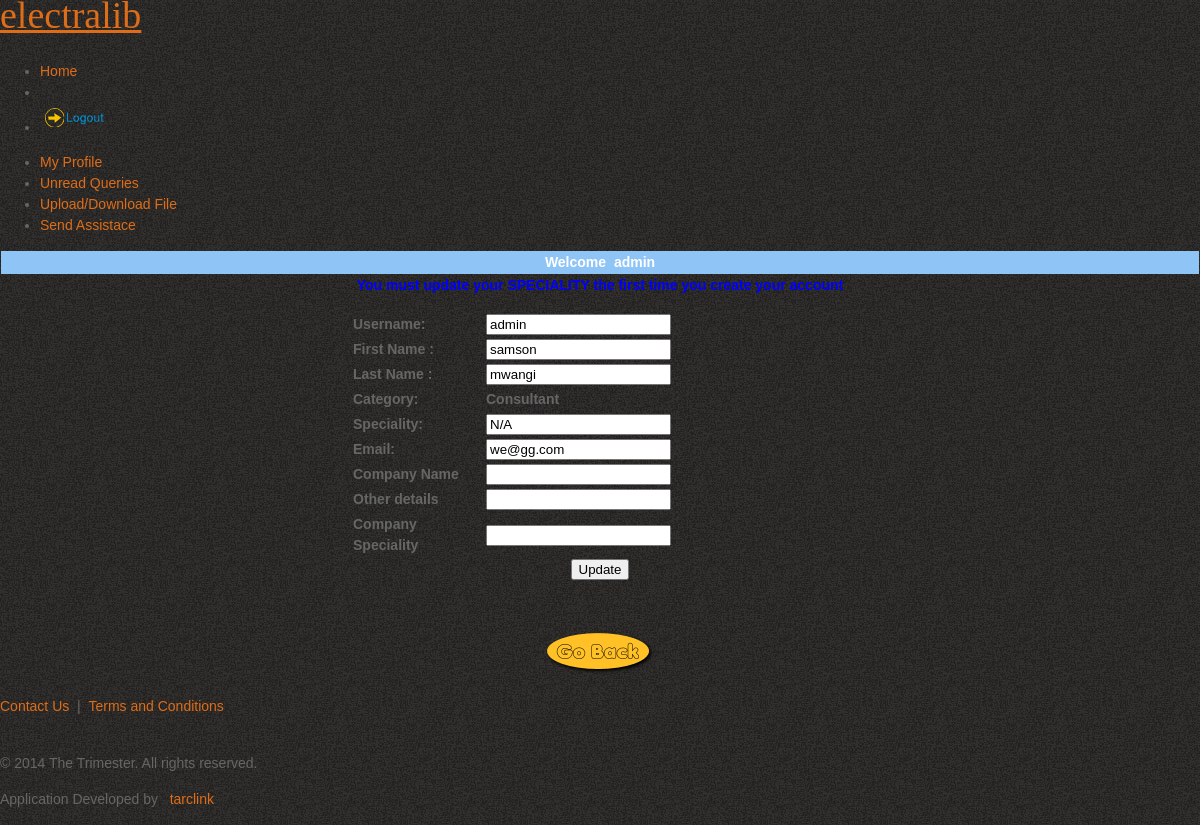
The page /eng/profile.php (signed in) on the database its author committed.
### tables this page shows
CREATE TABLE `users` (
  `userid` int(11) NOT NULL,
  `category` tinyint(2) NOT NULL,
  `username` varchar(20) NOT NULL,
  `password` text NOT NULL,
  `firstname` varchar(40) NOT NULL,
  `lastname` varchar(40) NOT NULL,
  `status` varchar(20) NOT NULL,
  `speciality` varchar(56) NOT NULL,
  `email` varchar(50) DEFAULT NULL,
  `cname` varchar(50) DEFAULT NULL,
  `cspeciality` varchar(50) DEFAULT NULL,
  `odetails` varchar(100) DEFAULT NULL
);

### eng/profile.php (the view, shortened to what this page needs)
<!DOCTYPE html>
<html dir="ltr" lang="en-US"><head>
	<link rel="stylesheet" href="style.css" media="screen">
	<link rel="stylesheet" href="style.responsive.css" media="all">
</head>
<body>
<div id="main">
<?php include('incls/header.php') ?>
<nav class="nav clearfix">
    <ul class="hmenu"><li><a href="consultant.php" class="active">Home</a></li>
	<li><li><a href="log_out.php"><img src=images/quit_1.png></a></l></ul>
    </nav>
<div class="sheet clearfix">
            <div class="layout-wrapper clearfix">
                <div class="content-layout">
                   <div class="content-layout-row">
                    <div class="layout-cell sidebar1 clearfix">
					<div class="vmenublock clearfix">
                      <div class="vmenublockcontent">
                       <ul class="vmenu"><li><a href="#" class="active" > My Profile</a></li>
			<li><a href="received.php" >Unread Queries </a></li>
             <li><a href="upload.php">Upload/Download File</a></li>
			<li><a href="assist.php"> Send Assistace</a></li></ul>
                      </div>
                    </div>
				   </div>
                <div align="center">
              <table width="100%" border="0" cellpadding="1" cellspacing="1">
                  <tr>
                        <td width="358" height="20" valign="middle" bgcolor="#8FC4F7">
                         <div align="center"><b><font color="#FFFFFF">Welcome &nbsp<?php echo $_SESSION['username'];?> </font></b></div>
                        </td>
                  </tr>
               </table>
<p ><b> <font color='blue'>You must update your SPECIALITY the first time you create your account</font></b></P>
      <?php
	  include('incls/connector.php') ;
	  $query = "SELECT * FROM users WHERE username='{$_SESSION['username']}'" ;
		 $resource=mysql_query($query,$conn) or die ("An unexpected error occured ");
		  $result=mysql_fetch_array($resource);
					?>
<form id="form1" name="form1" method="post" action="">
        <table align="center" width="500" border="0">
		  <tr>
            <td><strong>Username:</strong></td>
            <td><input type="text" name="uname" id="textfield3" value="<?php echo $result[2]?> " readonly /></td>
			<td>&nbsp;</td>
          </tr>
          <tr>
            <td width="129"><strong>First Name :</strong></td>
            <td width="152">
            <input name="fname" type="text" id="textfield" value="<?php echo $result[4] ?>" />
            </td>
          </tr>
		  <tr>
            <td width="129"><strong>Last Name :</strong></td>
            <td width="152">
            <input name="lname" type="text" id="textfield" value="<?php echo $result[5] ?>" /></td>
          </tr>
          <tr>
            <td><strong>Category:</strong></td>
            <td><strong>Consultant</strong></td>
          </tr>
		  <tr>
            <td><strong>Speciality:</strong></td>
            <td><input type="text" name="speciality" id="textfield3" value="<?php echo $result[7] ?>" required /></td>
          </tr>
 	  <tr>
            <td><strong>Email:</strong></td>
            <td><input type="text" name="email" id="textfield4" value="<?php echo $result[8] ?>" required /></td>
          </tr>
		<tr>
			<td><strong>Company Name</strong></td>
			<td><input name="cname" type="text" id="textfield" value="<?php echo $result[9] ?>"</td>
		</tr>
		<tr>
			<td><strong>Other details<strong></td>
			<td><input name="odetails" type="text" id="textfield" value="<?php echo $result[10] ?>"></td>
		</tr>
		<tr>
			<td><strong>Company Speciality</strong></td>
			<td><input name="cspeciality" type="text" id="textfield" value="<?php echo $result[11] ?>"></td>
		</tr>
          </table>
        <p align="center">
          <label>
            <input type="submit" class="button" name="updater" id="button" value="Update" />
          </label>
        </p>
		<p>&nbsp </p>
	<p align="center"><img onClick="javascript: history.go(-1)" border="0" src="images/cooltext457951462.png" alt="Go Back" onmouseover="this.src='images/cooltext457951462MouseOver.png';" onmouseout="this.src='images/cooltext457951462.png';" /></p>
      </form>
        </div>
             </div>
          </div>
       </div>
    </div>
	<?php include("incls/footer.php") ?>
	</div>
</body>
</html>

### eng/style.css (style rules this page uses)
body { margin: 0px; padding: 0px; color: #666; font-family: Tahoma, Geneva, sans-serif; font-size: 14px; line-height: 1.5em; background-color: #e2d8bd; background-image: url(images/tooplate_body.jpg); background-repeat: repeat; }
a, a:link, a:visited { color: #de6d19; text-decoration: none; }
p { margin: 0 0 15px 0; padding: 0; }
img { border: none; }

### rows shown on the page
users: uname "admin", fname "samson", lname "mwangi", speciality "N/A", email "we@gg.com"

### other values the page prints
$_SESSION['username'] "admin"
